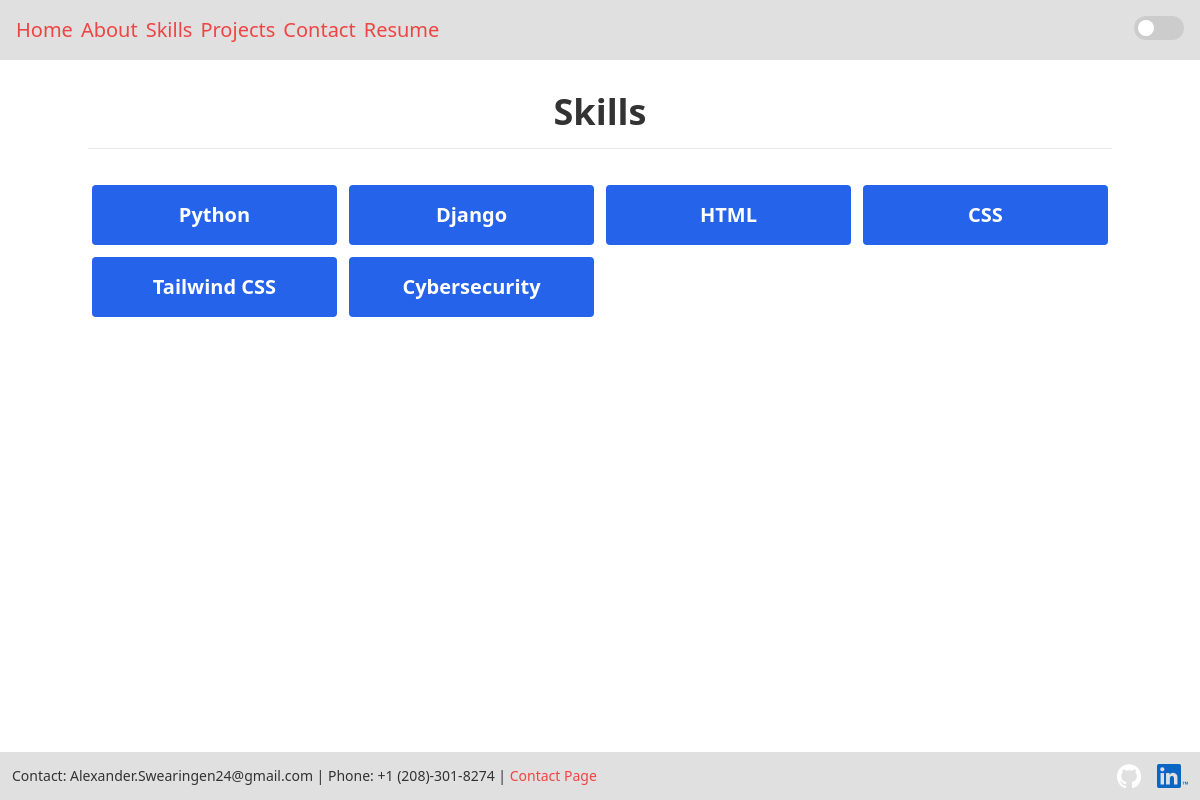
The page /skill/ on the database as committed earlier.
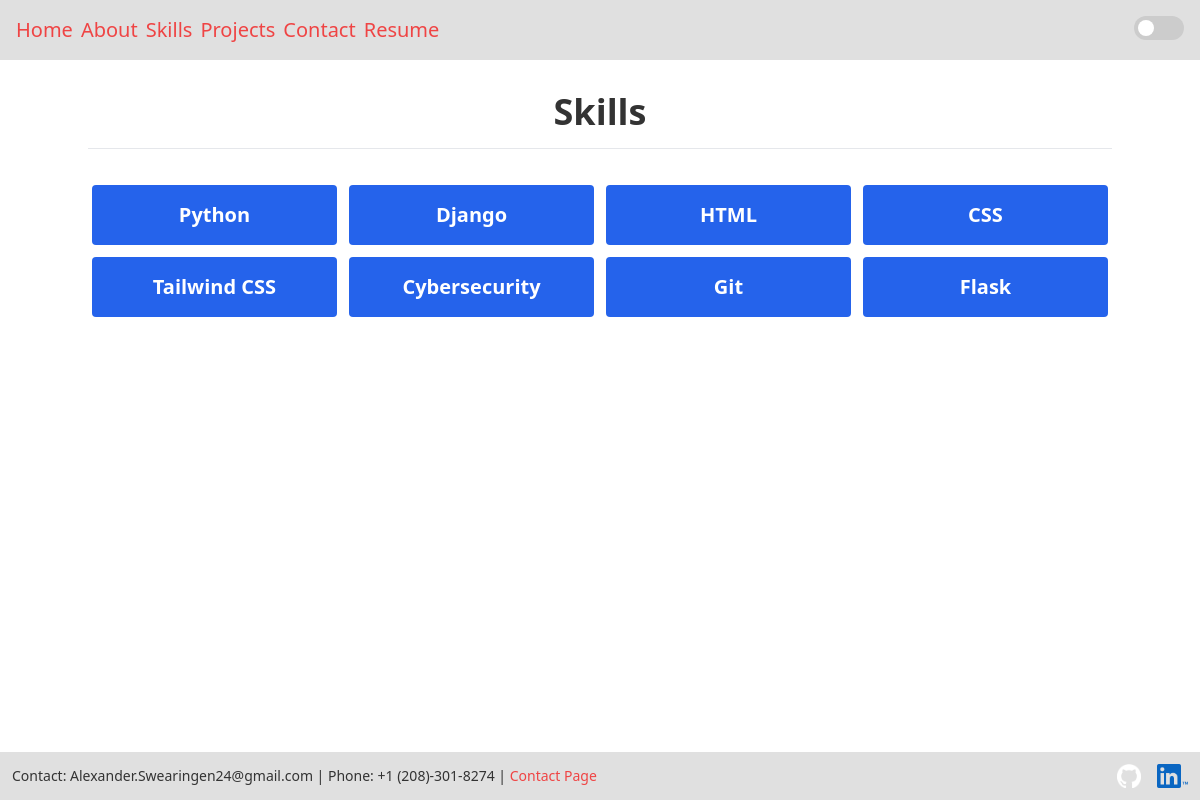
The same page on the database as committed later.
### portfo/models.py (models this page shows, shortened)
class Skill(models.Model):
    FIELD = (
        ("web development", "Web Development"),
        ("automation", "Automation"),
        ("artifiacl intelligence", "Artifiacl Intelligence"),
        ("cyber security", "Cyber Security"),
    )
    name = models.CharField(max_length=50)
    description = models.TextField(blank=True, null=True)
    field = models.CharField(
        max_length=100, choices=FIELD, blank=True, null=True)
    langsymbol = models.ImageField(
        upload_to='lang_symbol', blank=True, null=True)
    cert = models.FileField(upload_to='certs', blank=True, null=True)

### portfo/views.py (the view)
# urls.py: path('skill/', skill_view, name='skill'),
def skill_view(request):
    skills = Skill.objects.all()
    context = {
        'skills': skills
    }
    return render(request, 'portfo/skill_view.html', context)

### portfo/templates/portfo/skill_view.html (shortened to what this page needs)
{% extends "portfo/_base.html" %}
{% block content %}
    <header class="text-center">
        <h1 class="text-4xl font-bold mb-4">Skills</h1>
        <hr>
    </header>
    <section class="grid grid-cols-1 sm:grid-cols-2 md:grid-cols-3 lg:grid-cols-4 xl:grid-cols-5 gap-1 mt-8">
        {% for skill in skills %}
            <a href="{% url 'skill-detail' skill.pk  %}">
                <div class="text-center bg-blue-600 p-4 m-1 text-white rounded hover:shadow-2xl hover:cursor-pointer hover:bg-red-500 hover:text-white">
                    <h3 class="text-xl font-bold">{{ skill.name }}</h3>
                </div>
            </a>
        {% endfor %}
    </section>
{% endblock content %}

Rows that differ between the two databases and show on the page:
added Skill: name "Git"
added Skill: name "Flask"
